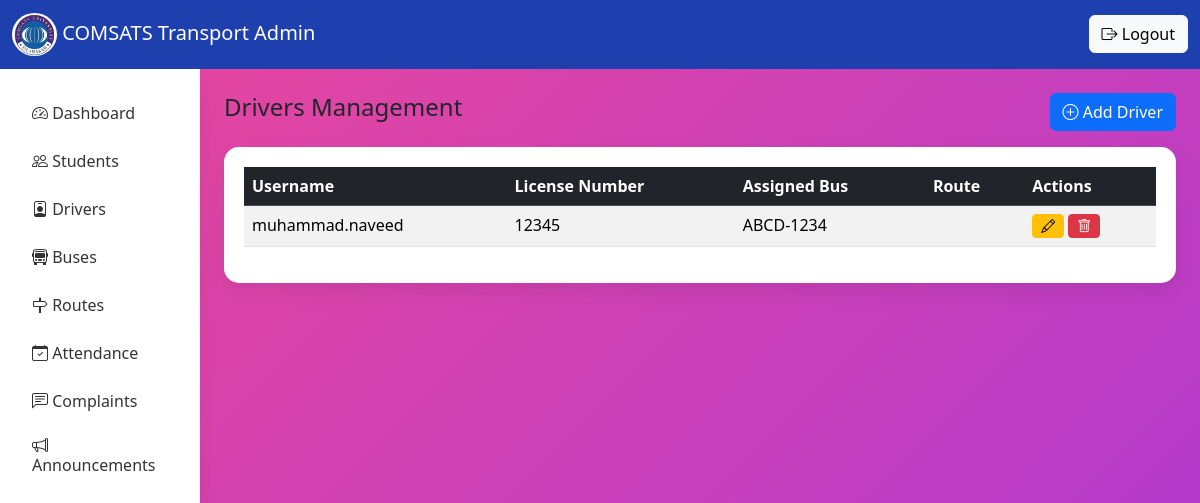
The app's page /admin_drivers/ with its own data.
### service/models.py (models this page shows, shortened)
class Driver(models.Model):
    user = models.OneToOneField(User, on_delete=models.CASCADE)
    license_number = models.CharField(max_length=20, unique=True)
    assigned_bus = models.ForeignKey(Bus, on_delete=models.SET_NULL, null=True)
    is_active = models.BooleanField(default=True)
    is_present = models.BooleanField(default=True)

class Bus(models.Model):
    route = models.ForeignKey(Route, on_delete=models.CASCADE)
    bus_number = models.CharField(max_length=20)
    capacity = models.IntegerField()
    is_active = models.BooleanField(default=True)

### service/views.py (the view)
# urls.py: path('admin_drivers/', views.admin_drivers, name="admin_drivers"),
def admin_drivers(request):
    drivers = Driver.objects.all()
    return render(request, "admin_drivers.html", {"drivers": drivers})

### templates/admin_drivers.html
{% extends 'admin_base.html' %}
{% block content %}
<div class="d-flex justify-content-between mb-3">
    <h4>Drivers Management</h4>
    <a href="{% url 'add_driver' %}" class="btn btn-primary">
        <i class="bi bi-plus-circle"></i> Add Driver
    </a>
</div>
<div class="dashboard-card">
    <table class="table table-striped table-hover">
        <thead class="table-dark">
            <tr>
                <th>Username</th>
                <th>License Number</th>
                <th>Assigned Bus</th>
                <th>Route</th>
                <th>Actions</th>
            </tr>
        </thead>
        <tbody>
            {% for driver in drivers %}
            <tr>
                <td>{{ driver.user.username }}</td>
                <td>{{ driver.license_number }}</td>
                <td>{{ driver.assigned_bus.bus_number }}</td>
                <td>{{ driver.route.route_name }}</td>
                <td>
                    <a href="{% url 'edit_driver' driver.id %}" class="btn btn-warning btn-sm">
                        <i class="bi bi-pencil"></i>
                    </a>
                    <a href="{% url 'delete_driver' driver.id %}" class="btn btn-danger btn-sm">
                        <i class="bi bi-trash"></i>
                    </a>
                </td>
            </tr>
            {% empty %}
            <tr>
                <td colspan="5" class="text-center">No Drivers Found</td>
            </tr>
            {% endfor %}
        </tbody>
    </table>
</div>
{% endblock %}

### templates/admin_base.html (style rules this page uses)
body { background: linear-gradient(-45deg, #1e3a8a, #2563eb, #9333ea, #ec4899); background-size: 400% 400%; animation: gradientMove 10s ease infinite; }
.dashboard-card { border: none; border-radius: 15px; padding: 20px; background: white; box-shadow: 0 8px 20px rgba(0, 0, 0, 0.08); }

### records on screen
Driver: user.username "muhammad.naveed", license_number "12345", assigned_bus.bus_number "ABCD-1234"
